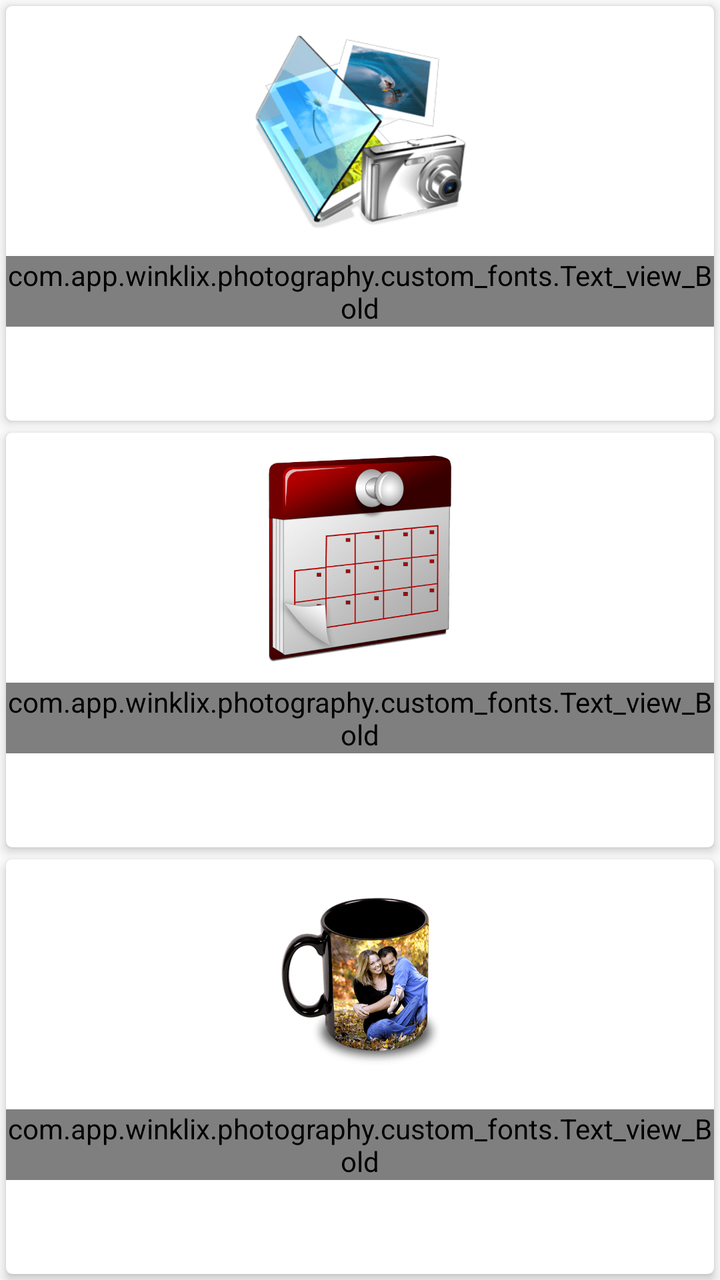
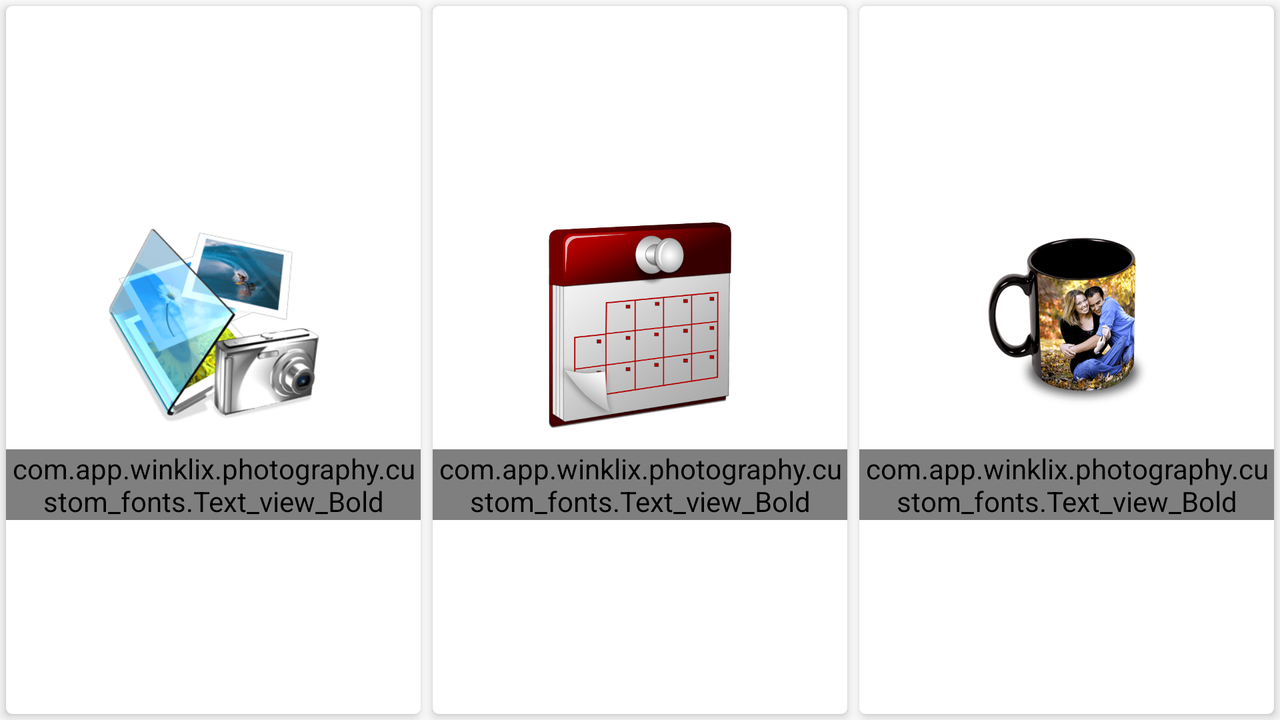

The same Android screen from two of the app's own layout files: first res/layout/ as a phone draws it, then the author's variant for another configuration, drawn on a device whose configuration selects that folder. Both files follow.
<!-- AndroidManifest.xml: application theme AppTheme -->
<!-- res/layout/fragment_home.xml -->
<LinearLayout xmlns:android="http://schemas.android.com/apk/res/android"
    xmlns:app="http://schemas.android.com/apk/res-auto"
    xmlns:tools="http://schemas.android.com/tools"
    android:id="@+id/Layout_container"
    android:layout_width="match_parent"
    android:layout_height="match_parent"
    android:orientation="vertical"
    tools:context=".Category_Activity">

    <android.support.v7.widget.CardView
        android:id="@+id/print_category"
        android:layout_width="match_parent"
        android:layout_height="wrap_content"
        app:cardCornerRadius="3dp"
        app:cardElevation="3dp"
        android:layout_margin="3dp"
        android:layout_weight="1">
    <LinearLayout
        android:layout_width="match_parent"
        android:layout_height="match_parent"
        android:orientation="vertical"
        android:background="@drawable/back_animation"
        >
    <ImageView
        android:layout_width="match_parent"
        android:layout_height="125dp"
        android:padding="10dp"
        android:src="@drawable/print_img_icons" />
    <com.app.winklix.photography.custom_fonts.Text_view_Bold
        android:layout_width="match_parent"
        android:layout_height="wrap_content"
        android:text="Print"
        android:textAlignment="center"
        android:textSize="20dp"/>
    </LinearLayout>
    </android.support.v7.widget.CardView>

    <android.support.v7.widget.CardView
        android:id="@+id/calender_category"
        android:layout_width="match_parent"
        android:layout_height="wrap_content"
        app:cardCornerRadius="3dp"
        app:cardElevation="3dp"
        android:layout_margin="3dp"
        android:layout_weight="1">

        <LinearLayout
            android:layout_width="match_parent"
            android:layout_height="match_parent"
            android:orientation="vertical"
            android:background="@drawable/back_animation"
            >
            <ImageView
                android:layout_width="match_parent"
                android:layout_height="125dp"
                android:padding="10dp"
                android:src="@drawable/calender_icons" />
            <com.app.winklix.photography.custom_fonts.Text_view_Bold
                android:layout_width="match_parent"
                android:layout_height="wrap_content"
                android:text="Calender"
                android:textAlignment="center"
                android:textSize="20dp"/>
        </LinearLayout>
    </android.support.v7.widget.CardView>

    <android.support.v7.widget.CardView
        android:id="@+id/cup_category"
        android:layout_width="match_parent"
        android:layout_height="wrap_content"
        app:cardCornerRadius="3dp"
        app:cardElevation="3dp"
        android:layout_margin="3dp"
        android:layout_weight="1">
        <LinearLayout
            android:layout_width="match_parent"
            android:layout_height="match_parent"
            android:orientation="vertical"
            android:background="@drawable/back_animation"
            >
            <ImageView
                android:layout_width="match_parent"
                android:layout_height="125dp"
                android:padding="10dp"
                android:src="@drawable/cup_print_min" />
            <com.app.winklix.photography.custom_fonts.Text_view_Bold
                android:layout_width="match_parent"
                android:layout_height="wrap_content"
                android:text="Cup"
                android:textAlignment="center"
                android:textSize="20dp"/>
        </LinearLayout>
    </android.support.v7.widget.CardView>

</LinearLayout>
<!-- resources referenced by this layout -->
<resources>
  <!-- drawable back_animation (drawable) -->
  <?xml version="1.0" encoding="utf-8"?>
  <shape xmlns:android="http://schemas.android.com/apk/res/android"
      xmlns:tools="http://schemas.android.com/tools"
      android:color="#af0c0e"
      tools:targetApi="lollipop">
      <item android:id="@android:id/mask">
          <shape android:shape="rectangle">
              <solid android:color="#af0c0e" />
          </shape>
      </item>
  </shape>
  <!-- drawable calender_icons: png bitmap (drawable, 33591 bytes) -->
  <!-- drawable cup_print_min: png bitmap (drawable, 65529 bytes) -->
  <!-- drawable print_img_icons: png bitmap (drawable, 20394 bytes) -->
  <style name="AppTheme" parent="Theme.AppCompat.Light.DarkActionBar">
          
          <item name="colorPrimary">@color/colorPrimary</item>
          <item name="colorPrimaryDark">@color/colorPrimaryDark</item>
          <item name="colorAccent">@color/colorAccent</item>
      </style>
  <color name="colorPrimary">#000</color>
  <color name="colorPrimaryDark">#000</color>
  <color name="colorAccent">#000</color>
</resources>
<!-- res/layout-land/fragment_home.xml (the author's variant of the layout above) -->
<!-- drawn on the phone turned sideways -->
<LinearLayout xmlns:android="http://schemas.android.com/apk/res/android"
    xmlns:app="http://schemas.android.com/apk/res-auto"
    xmlns:tools="http://schemas.android.com/tools"
    android:id="@+id/Layout_container"
    android:layout_width="match_parent"
    android:layout_height="match_parent"
    android:orientation="horizontal"
    tools:context=".Category_Activity">

    <android.support.v7.widget.CardView
        android:id="@+id/print_category"
        android:layout_width="match_parent"
        android:layout_height="match_parent"
        app:cardCornerRadius="3dp"
        app:cardElevation="3dp"
        android:layout_margin="3dp"
        android:layout_weight="1">
    <LinearLayout
        android:layout_width="match_parent"
        android:layout_height="match_parent"
        android:orientation="vertical"
        android:gravity="center"
        android:background="@drawable/back_animation"
        >
    <ImageView
        android:layout_width="match_parent"
        android:layout_height="125dp"
        android:padding="10dp"
        android:src="@drawable/print_img_icons" />
    <com.app.winklix.photography.custom_fonts.Text_view_Bold
        android:layout_width="match_parent"
        android:layout_height="wrap_content"
        android:text="Print"
        android:textAlignment="center"
        android:textSize="20dp"/>
    </LinearLayout>
    </android.support.v7.widget.CardView>

    <android.support.v7.widget.CardView
        android:id="@+id/calender_category"
        android:layout_width="match_parent"
        android:layout_height="match_parent"
        app:cardCornerRadius="3dp"
        app:cardElevation="3dp"
        android:layout_margin="3dp"
        android:layout_weight="1">
        <LinearLayout
            android:layout_width="match_parent"
            android:layout_height="match_parent"
            android:orientation="vertical"
            android:gravity="center"
            android:background="@drawable/back_animation"
            >
            <ImageView
                android:layout_width="match_parent"
                android:layout_height="125dp"
                android:padding="10dp"
                android:src="@drawable/calender_icons" />
            <com.app.winklix.photography.custom_fonts.Text_view_Bold
                android:layout_width="match_parent"
                android:layout_height="wrap_content"
                android:text="Calender"
                android:textAlignment="center"
                android:textSize="20dp"/>
        </LinearLayout>
    </android.support.v7.widget.CardView>

    <android.support.v7.widget.CardView
        android:id="@+id/cup_category"
        android:layout_width="match_parent"
        android:layout_height="match_parent"
        app:cardCornerRadius="3dp"
        app:cardElevation="3dp"
        android:layout_margin="3dp"
        android:layout_weight="1">
        <LinearLayout
            android:layout_width="match_parent"
            android:layout_height="match_parent"
            android:orientation="vertical"
            android:gravity="center"
            android:background="@drawable/back_animation"
            >
            <ImageView
                android:layout_width="match_parent"
                android:layout_height="125dp"
                android:padding="10dp"
                android:src="@drawable/cup_print_min" />
            <com.app.winklix.photography.custom_fonts.Text_view_Bold
                android:layout_width="match_parent"
                android:layout_height="wrap_content"
                android:text="Cup"
                android:textAlignment="center"
                android:textSize="20dp"/>
        </LinearLayout>
    </android.support.v7.widget.CardView>

</LinearLayout>
